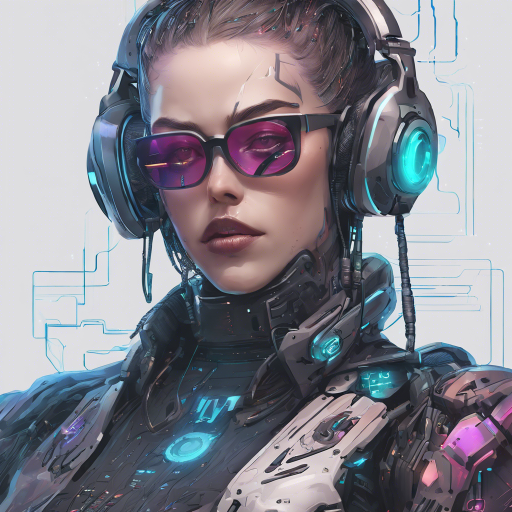
#> input picture fluid/dist/20240118_07_45_0.png, 1024 x 1024 px, found by its file name (shown at 1/2 size)
$ python convert.py
#> lines starting #> are read from the running program, lines starting #| are printed output that depends on the picture
from PIL import Image


def resize_image(input_image_path, output_image_path, size=(768, 768)):
#> called with input_image_path = '/dom/image2video/20240118_07_45_0.png', size = (768, 768)
    with Image.open(input_image_path) as img:
#> img is the input picture: PIL image 1024x1024 RGB; mean R, G, B 132.4, 132.2, 141.2
        img = img.resize(size, Image.Resampling.LANCZOS)
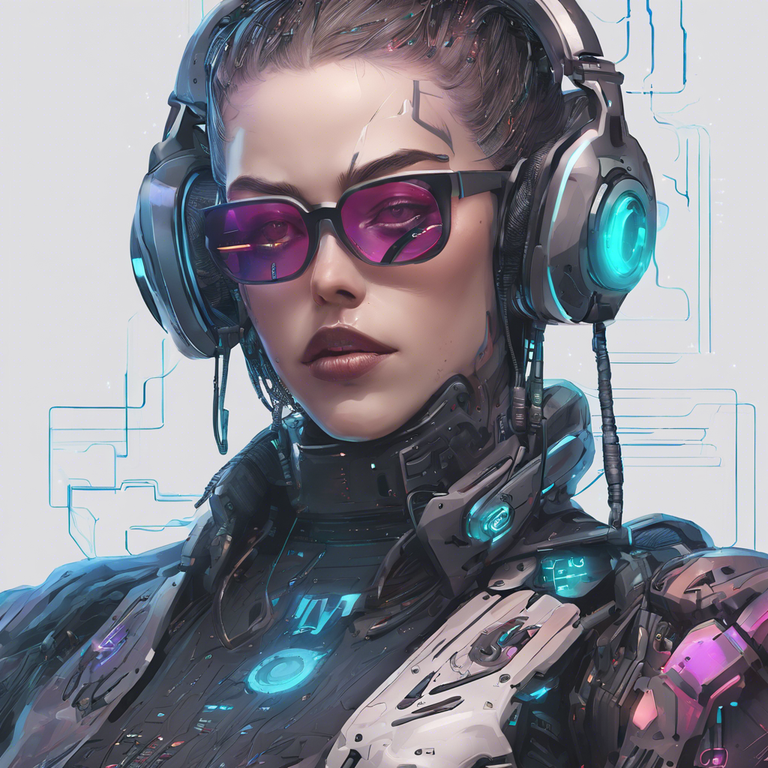
#> img: PIL image 768x768 RGB; mean R, G, B 132.4, 132.2, 141.2
        img.save(output_image_path)


input_path = "/dom/image2video/20240118_07_45_0.png"
output_path = "/dom/image2video/20240118_07_45_0_convert.png"

resize_image(input_path, output_path)

$ run again, with fluid/dist/20231006_18_13_0.png copied over fluid/dist/20240118_07_45_0.png
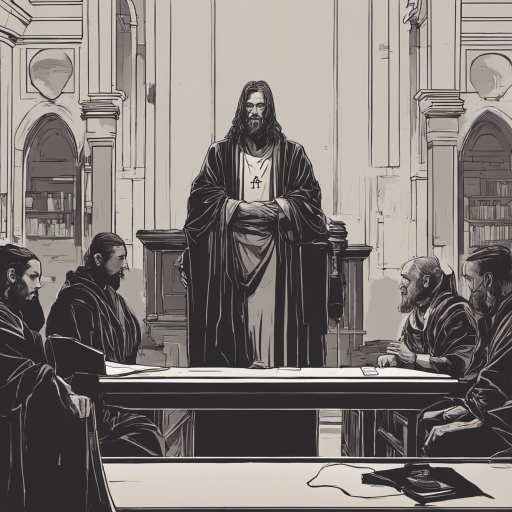
#> input picture fluid/dist/20231006_18_13_0.png, 1024 x 1024 px, found by its file name (shown at 1/2 size)
#> in resize_image, img is the input picture: PIL image 1024x1024 RGB; mean R, G, B 127.9, 121.7, 118.3
#> in resize_image, `img = img.resize(size, Image.Resampling.LANCZOS)`:
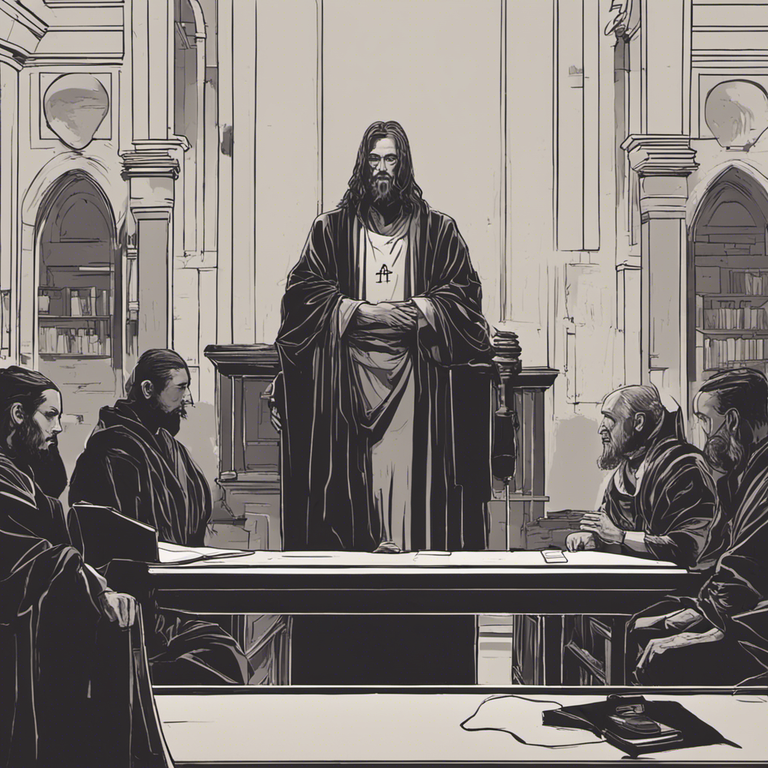
#> img: PIL image 768x768 RGB; mean R, G, B 127.9, 121.7, 118.3

$ run again, with fluid/dist/20231027_04_02_0.png copied over fluid/dist/20240118_07_45_0.png
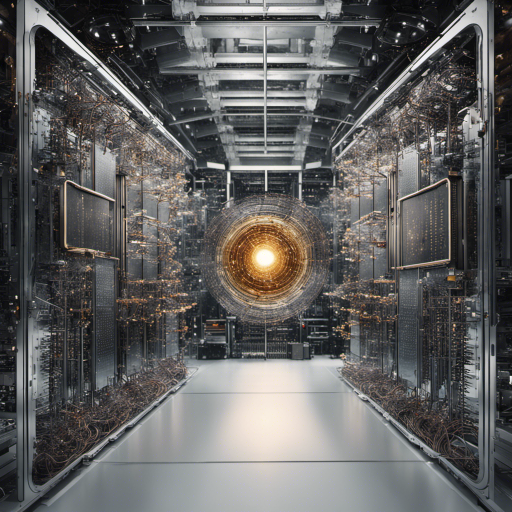
#> input picture fluid/dist/20231027_04_02_0.png, 1024 x 1024 px, found by its file name (shown at 1/2 size)
#> in resize_image, img is the input picture: PIL image 1024x1024 RGB; mean R, G, B 96.7, 95.9, 95.1
#> in resize_image, `img = img.resize(size, Image.Resampling.LANCZOS)`:
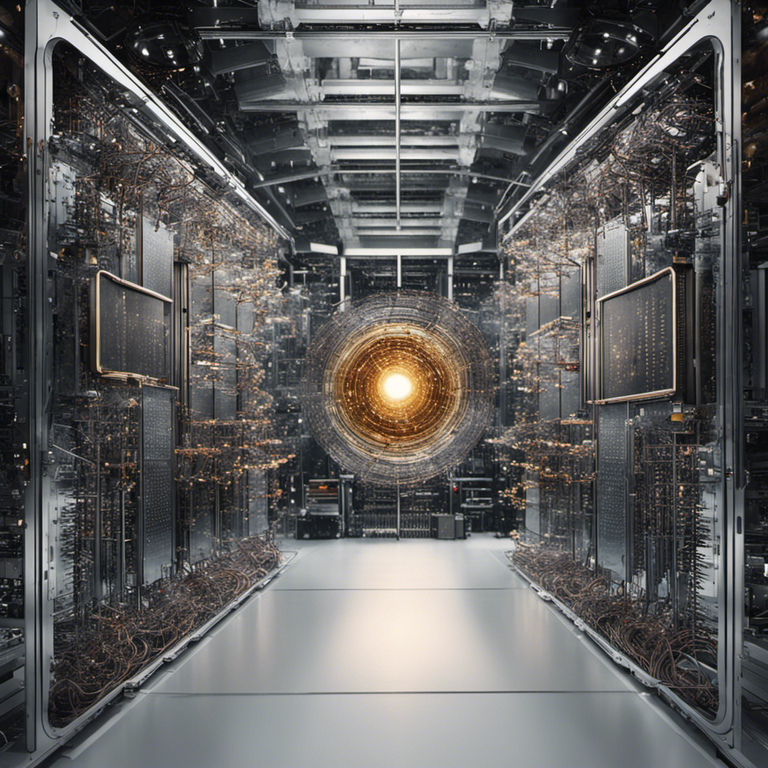
#> img: PIL image 768x768 RGB; mean R, G, B 96.7, 95.9, 95

$ run again, with fluid/dist/20231028_18_24_0.png copied over fluid/dist/20240118_07_45_0.png
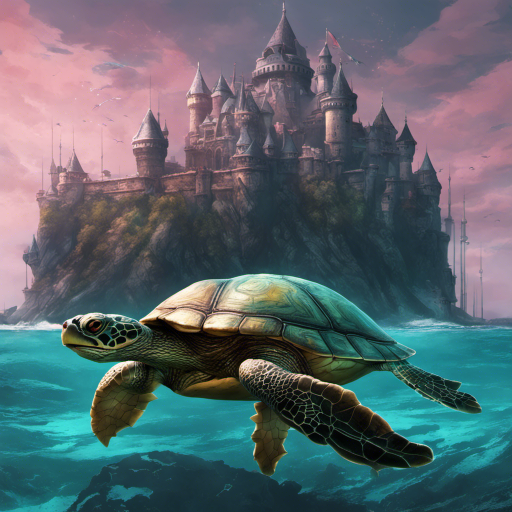
#> input picture fluid/dist/20231028_18_24_0.png, 1024 x 1024 px, found by its file name (shown at 1/2 size)
#> in resize_image, img is the input picture: PIL image 1024x1024 RGB; mean R, G, B 90.4, 102.7, 109
#> in resize_image, `img = img.resize(size, Image.Resampling.LANCZOS)`:
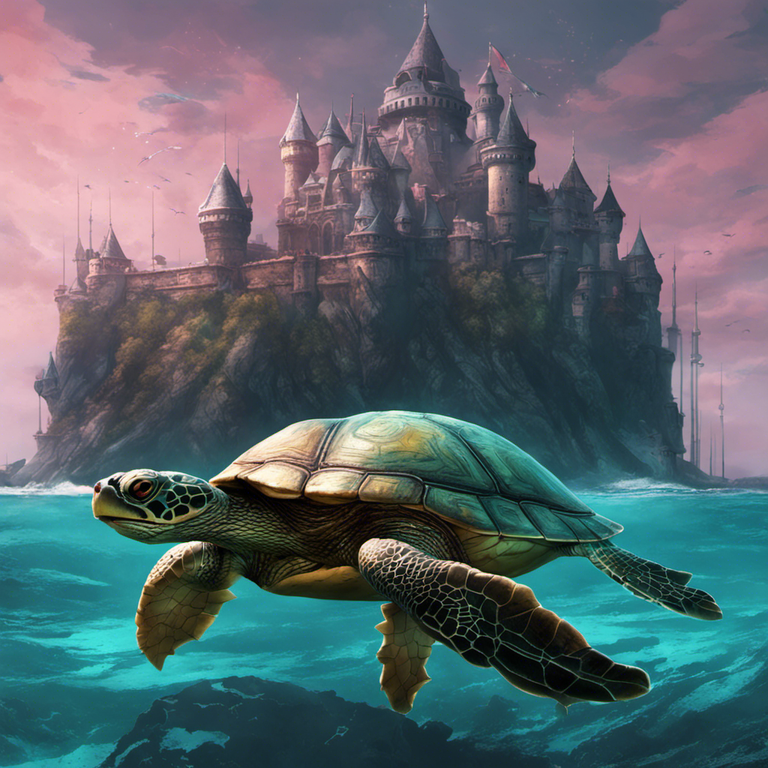
#> img: PIL image 768x768 RGB; mean R, G, B 90.4, 102.7, 109
